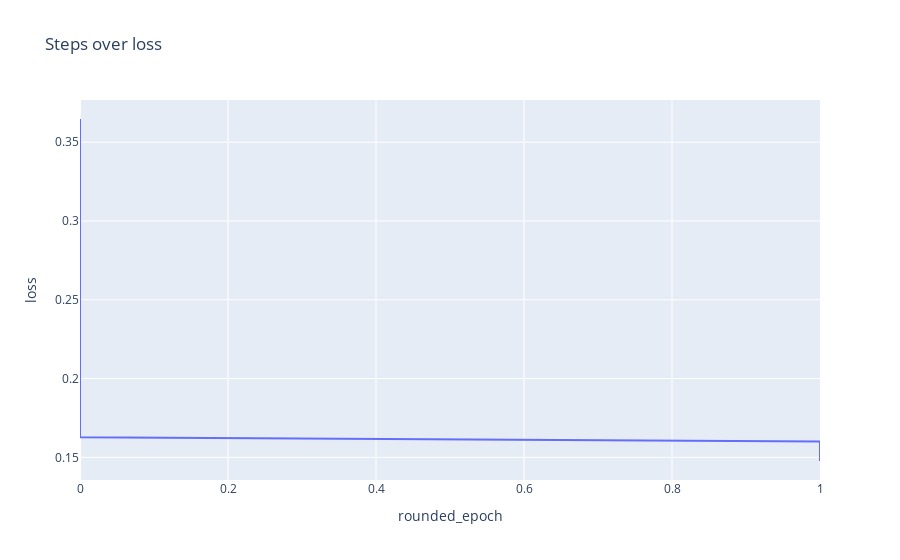

Notebook cell for this chart:
### Code cell
history["rounded_epoch"] = round(history["epoch"])
history.plot(x="rounded_epoch", y="loss", backend="plotly", title="Steps over loss")

### Figure 1 — Plotly figure (JSON) as saved in the notebook; plotly's stock layout.template omitted (floating-point values rounded to 4 significant figures)
{"data": [{"hovertemplate": "rounded_epoch=%{x}<br>loss=%{y}<extra></extra>", "legendgroup": "", "line": {"color": "#636efa", "dash": "solid"}, "mode": "lines", "name": "", "orientation": "v", "showlegend": false, "type": "scatter", "x": [0, 0, 0, 0, 0, 0, 0, 0, 0, 0, 1, 1, 1, 1, 1, 1, 1, 1], "xaxis": "x", "y": [0.3647, 0.2209, 0.1991, 0.1894, 0.1842, 0.177, 0.1736, 0.1664, 0.1641, 0.1627, 0.16, 0.1586, 0.1565, 0.1536, 0.1526, 0.1506, 0.1483, 0.1477], "yaxis": "y"}], "layout": {"autosize": true, "legend": {"tracegroupgap": 0}, "title": {"text": "Steps over loss"}, "xaxis": {"anchor": "y", "autorange": true, "domain": [0, 1], "range": [0, 1], "title": {"text": "rounded_epoch"}, "type": "linear"}, "yaxis": {"anchor": "x", "autorange": true, "domain": [0, 1], "range": [0.1356, 0.3768], "title": {"text": "loss"}, "type": "linear"}}}
